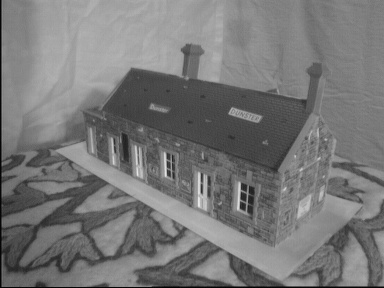
#> input picture PA3/house1.jpg, 384 x 288 px, given in place of lenna.png, which was not available
$ python A1_corner_detection.py
#> lines starting #> are read from the running program, lines starting #| are printed output that depends on the picture; after the words box and inside, x2 and y2 are one past the last pixel; in counts of white or black regions, pixels touching at a corner belong together; pictures that were not available may be replaced by others from this repository, and a replacement may not be noted
### PA1/utils.py
import numpy as np
import math
import cv2

def normalize(img):
    return img/255

def denormalize(img):
    return img*255

def nearest_pad(img, pad_H, pad_W):
    # assert pad_H >= 0 and pad_W >= 0, "Negative values for padding height or padding width occured"
    """
    img shape : (H,W)
    kernel shape : (kernel_H, kernel_W)
    pad_H = kernel_H -1 (even number)
    pad_W = kernel_W -1 (even number)
    output shape : (H+pad_H, W+pad_W)
    """
    H,W = img.shape

    if pad_H == 0 and pad_W != 0:
        left = np.tile(img[:,0].reshape(-1,1), pad_W//2)
        right = np.tile(img[:,-1].reshape(-1,1), pad_W//2)
        ## concatenate => automatically copy inputs
        dest = np.concatenate((left, img, right), axis=1)

    elif pad_H != 0 and pad_W == 0:
        top = np.tile(img[0,:].reshape(1,-1), pad_H//2).reshape(pad_H//2,-1)
        bottom = np.tile(img[-1,:].reshape(1,-1), pad_H//2).reshape(pad_H//2,-1)
        dest = np.concatenate((top, img, bottom), axis=0)

    elif pad_H != 0 and pad_W != 0:
        left = np.tile(img[:,0].reshape(-1,1), pad_W//2)
        right = np.tile(img[:,-1].reshape(-1,1), pad_W//2)
        h_padded = np.concatenate((left, img, right), axis=1)

        top = np.tile(h_padded[0,:].reshape(1,-1), pad_H//2).reshape(pad_H//2,-1)
        bottom = np.tile(h_padded[-1,:].reshape(1,-1), pad_H//2).reshape(pad_H//2,-1)
        dest = np.concatenate((top, h_padded, bottom), axis=0)

    else:
        dest = img.copy()

    return dest

def gaussian(x, sigma):
    first_term = 1/(sigma * np.sqrt(2 * np.pi))
    second_term = np.power(np.e, -(x**2)/(2*(sigma**2)))

    return first_term * second_term

# [10 lines left out: function quantize, not called in this run]

def bins_green(img, response_map, threshold):
    output = img.copy()
    H,W,C = img.shape

    for h in range(H):
        for w in range(W):
            if response_map[h][w] > threshold:
                output[h][w][0] = 0
                output[h][w][1] = 255
                output[h][w][2] = 0

    return output

def bins_green_circle(img, response_map):
    output = img.copy()
    H,W,C = img.shape

    for h in range(H):
        for w in range(W):
            if response_map[h][w] != 0:
                cv2.circle(output, (w,h), 3, (0,255,0),2)

    return output

### PA1/A1_image_filtering.py
import cv2
import numpy as np
import math
import time
import os
from utils import *


# [20 lines left out: function cross_correlation_1d, not called in this run]

def cross_correlation_2d(img, kernel):
    kernel_H, kernel_W = kernel.shape
    ## src: nearest-padded image
    padded = nearest_pad(img, pad_H=kernel_H-1, pad_W=kernel_W-1)
    dest = img.copy()
    H,W = dest.shape

    for r in range(H):
        for c in range(W):
            dest[r][c] = np.sum(kernel*padded[r:r+kernel_H, c:c+kernel_W])
            # dest[r][c] = np.sum(np.multiply(kernel,padded[r:r+kernel_H, c:c+kernel_W]))

    return dest


def get_gaussian_filter_1d(size, sigma):
    # assert size%2 == 1, "Size of filter should be an odd number"

    L = size//2
    kernel = np.array([gaussian(i,sigma) for i in range(-L,L+1)])
    ## normalize
    kernel /= np.sum(kernel)

    return kernel

def get_gaussian_filter_2d(size, sigma):
    # assert size % 2 == 1, "Size of filter should be an odd number"

    kernel_1d = get_gaussian_filter_1d(size,sigma).reshape(1,-1)
    kernel_2d = np.matmul(kernel_1d.T, kernel_1d)
    ## normalize
    kernel_2d /= np.sum(kernel_2d)

    return kernel_2d


# [85 lines that do not run on import are left out]

### PA1/A1_corner_detection.py
import cv2
import numpy as np
import time
import os
from utils import *
from A1_image_filtering import get_gaussian_filter_2d, cross_correlation_2d
import numpy as np


def compute_corner_response(img):
    start_time = time.time()

    R = np.zeros_like(img)
    eigvals = np.linalg.eigvals
    window_size = 5
    half_size = window_size//2
    kappa = 0.04

    sobel_filter_x = np.array([
        [1, 0, -1],
        [2, 0, -2],
        [1, 0, -1]
    ])
    sobel_filter_y = sobel_filter_x.T.copy()

    ## gradient map
    dx = cross_correlation_2d(img, sobel_filter_x)
    dy = cross_correlation_2d(img, sobel_filter_y)
    cov_matrix = np.array([[0.0,0.0],
                           [0.0,0.0]])

    for r in range(R.shape[0] - window_size):
        for c in range(R.shape[1] - window_size):
            Ix_patch = dx[r:r+window_size,c:c+window_size]
            Iy_patch = dy[r:r+window_size,c:c+window_size]

            ## calculate Response
            cov_matrix[0][0] = np.sum(np.square(Ix_patch))
            cov_matrix[0][1] = cov_matrix[1][0] = np.sum(np.multiply(Ix_patch,Iy_patch))
            cov_matrix[1][1] = np.sum(np.square(Iy_patch))

            eigen_values = eigvals(cov_matrix)

            response = eigen_values[0]*eigen_values[1] - kappa*(eigen_values[0]+eigen_values[1])**2

            if response < 0:
                response = 0.0
            R[r+half_size][c+half_size] = response

    ## MinMax Normalize
    R /= np.max(R)

    print(f"\t\tCorner Response Computing Time:\t{time.time() - start_time}")
    return R

def non_maximum_suppression_win(R, winsize):
    start_time = time.time()

    suppressed_R = np.zeros_like(R)
    H,W = R.shape

    for h in range(winsize//2, H-winsize//2):
        for w in range(winsize//2, W-winsize//2):
            response = R[h][w]

            if response > 0.1:
                patch = R[h-winsize//2:h+winsize//2+1, w-winsize//2:w+winsize//2+1]
                if response == np.max(patch):
                    suppressed_R[h][w] = response

    end_time = time.time()
    print(f"\t\tCorner Response NMS Time:\t{end_time-start_time}")
    return suppressed_R

if __name__ == "__main__":
    names = ["lenna", "shapes"]
    dirs = ["./A1_Images/lenna.png", "./A1_Images/shapes.png"]
    imgs = [normalize(cv2.imread(dir, cv2.IMREAD_GRAYSCALE)) for dir in dirs]
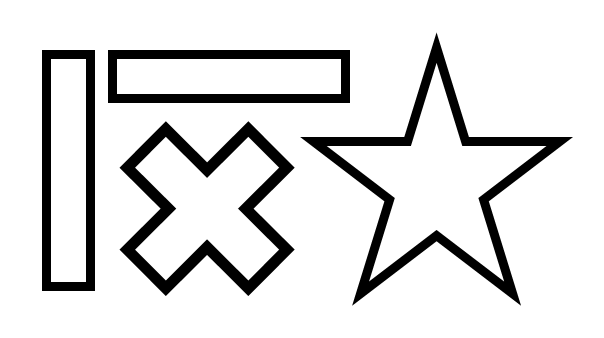
#> input picture PA1/A1_Images/shapes.png, 604 x 338 px
#> imgs = 2 items
    responses = [None, None]
    rgbs = [None, None]
    bins = [None, None]

    if not os.path.exists("result"):
        os.makedirs("result")

    print("3-1")
    print("\tFirst apply gaussian filter (7,1.5) to images\n")
    for i in range(len(imgs)):
        gaussian_filter = get_gaussian_filter_2d(size=7, sigma=1.5)
        imgs[i] = cross_correlation_2d(imgs[i], gaussian_filter)
#> this loop made 2 passes
#> (kernel_H in cross_correlation_2d, kernel_W in cross_correlation_2d) on passes 1 to 2: (7, 7), (7, 7)
#> pass 1, in nearest_pad, `dest = np.concatenate((top, h_padded, bottom), axis=0)`:
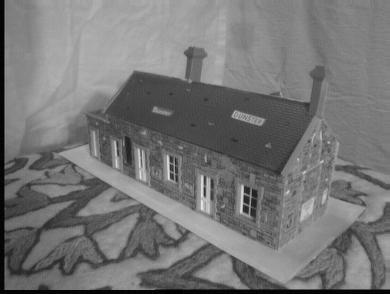
#> dest: shape (294, 390) float64; min 0, max 0.91, mean 0.461
#> pass 2, in nearest_pad (call 2), `dest = np.concatenate((top, h_padded, bottom), axis=0)`:
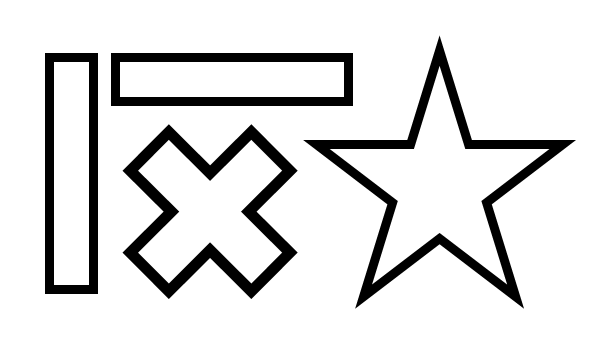
#> dest: shape (344, 610) float64; min 0, max 1, mean 0.875
        # cv2.imshow(f"part_3_gaussian_filtered_{names[i]}", imgs[i])
        # cv2.waitKey(0)
        # cv2.destroyAllWindows()

    print("3-2")
    for i in range(len(imgs)):
        print(f"\t<{names[i]}>")
        responses[i] = compute_corner_response(imgs[i])
        cv2.imwrite(f"./result/part_3_corner_raw_{names[i]}.png", denormalize(responses[i]))
        cv2.imshow(f"part_3_corner_raw_{names[i]}", responses[i])
        cv2.waitKey(0)
        cv2.destroyAllWindows()
#> this loop made 2 passes
#> (window_size in compute_corner_response, half_size in compute_corner_response, kappa in compute_corner_response, sobel_filter_x in compute_corner_response, sobel_filter_y in compute_corner_response) on passes 1 to 2: (5, 2, 0.04, [[1, 0, -1], [2, 0, -2], [1, 0, -1]], [[1, 2, 1], [0, 0, 0], [-1, -2, -1]]), (5, 2, 0.04, [[1, 0, -1], [2, 0, -2], [1, 0, -1]], [[1, 2, 1], [0, 0, 0], [-1, -2, -1]])
#| 	<lenna>
#| 	<shapes>
#> pass 1, in nearest_pad (call 3), `h_padded = np.concatenate((left, img, right), axis=1)`:
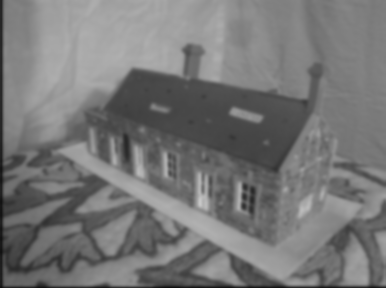
#> h_padded: shape (288, 386) float64; min 0.0558, max 0.785, mean 0.466
#> pass 1, in compute_corner_response, `dx = cross_correlation_2d(img, sobel_filter_x)`:
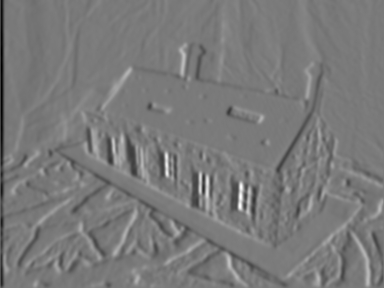
#> dx: shape (288, 384) float64; min -1.03, max 1.11, mean -0.00734; drawn with min black and max white
#> after the loop, responses = 2 items

    print("\n3-3")
    for i in range(len(imgs)):
        print(f"\t<{names[i]}>")
#| 	<lenna>
        rgbs[i] = cv2.cvtColor(cv2.imread(dirs[i], cv2.IMREAD_GRAYSCALE), cv2.COLOR_GRAY2RGB)
        bins[i] = bins_green(rgbs[i], responses[i], threshold=0.1)
#> in bins_green, output is the input picture: shape (288, 384, 3); min 0, max 232, mean 119.2
#> after the loop in bins_green, `for h in range(H):`:
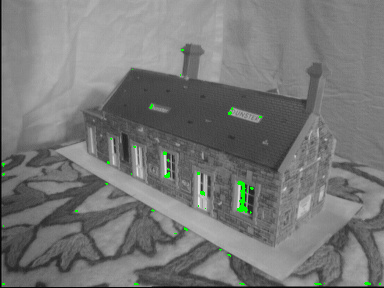
#> output: shape (288, 384, 3); 0.39% of pixels changed, all inside (x1, y1, x2, y2) = (2, 49, 381, 285)
        cv2.imwrite(f"./result/part_3_corner_bin_{names[i]}.png", bins[i])
        cv2.imshow(f"part_3_corner_bin_{names[i]}", bins[i])
        cv2.waitKey(0)
        cv2.destroyAllWindows()

        suppressed_R = non_maximum_suppression_win(responses[i], winsize=11)
        suppressed_R_bins = bins_green_circle(rgbs[i], suppressed_R)
#> after the loop in bins_green_circle, `for h in range(H):`:
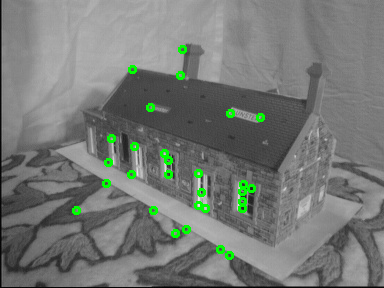
#> output: shape (288, 384, 3); 1.52% of pixels changed, all inside (x1, y1, x2, y2) = (72, 45, 265, 260)
        cv2.imwrite(f"./result/part_3_corner_sup_{names[i]}.png", suppressed_R_bins)
        cv2.imshow(f"part_3_corner_sup_{names[i]}", suppressed_R_bins)
        cv2.waitKey(0)
        cv2.destroyAllWindows()
